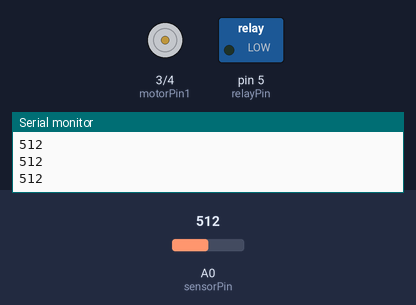
The sketch below on a simulated Arduino Uno, built with avr-gcc and run on an emulated ATmega328P. Shown: motor-driver pin pairs drawn as motors (green arrow = first pin HIGH = forward, orange = second pin HIGH = backward, longer = more drive), switched loads named in the sketch (green lamp = pin HIGH), the last lines printed to the serial monitor. The test bench sets the inputs (shaded band); at power-on: A0 (sensorPin) = 512.

Above: at 1.3 s.
1.4 s: A0 (sensorPin) set to 484
At 2.7 s:
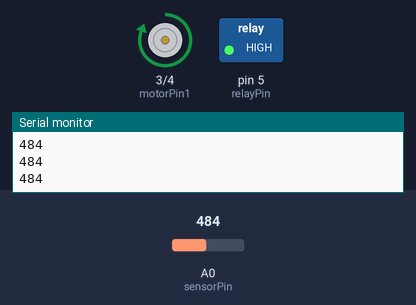
3.0 s: A0 (sensorPin) set to 510
At 3.9 s:
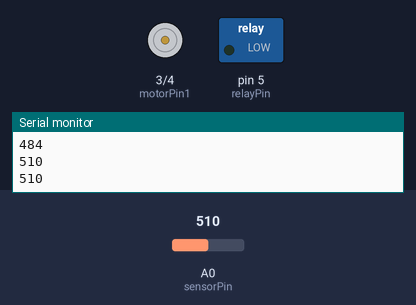
4.5 s: A0 (sensorPin) set to 490
At 5.0 s:
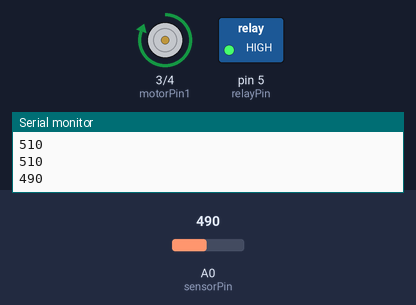
Timing chart, 0 to 7.5 s (numbered marks = the images above; inputs shaded):
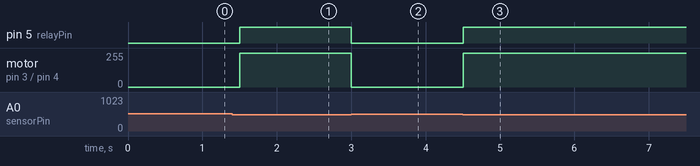

Measured:
- the behaviour switches between 500 and 499 on A0 (sensorPin) (found by bisection; images 0 and 1)
- after the input at 1.4 s, pin 5 (relayPin): LOW → HIGH after 0.10 s; motor on pin 3 (motorPin1) / pin 4 (motorPin2): stopped → forward 255/255 after 0.10 s
- after the input at 3.0 s, pin 5 (relayPin): HIGH → LOW at once; motor on pin 3 (motorPin1) / pin 4 (motorPin2): forward 255/255 → stopped at once
- after the input at 4.5 s, pin 5 (relayPin): LOW → HIGH at once; motor on pin 3 (motorPin1) / pin 4 (motorPin2): stopped → forward 255/255 at once

The sketch:

Sistem_Puente_H_y_Relevador.ino
```cpp
const int motorPin1 = 3;
const int motorPin2 = 4;
const int relayPin = 5;
const int sensorPin = A0;

void setup() {
  pinMode(motorPin1, OUTPUT);
  pinMode(motorPin2, OUTPUT);
  pinMode(relayPin, OUTPUT);
  Serial.begin(9600);
}

void loop() {
  int sensorValue = analogRead(sensorPin);
  Serial.println(sensorValue);

  if (sensorValue < 500) {
    digitalWrite(relayPin, HIGH);
    digitalWrite(motorPin1, HIGH);
    digitalWrite(motorPin2, LOW);
  } else {
    digitalWrite(relayPin, LOW);
    digitalWrite(motorPin1, LOW);
    digitalWrite(motorPin2, LOW);
  }
  delay(500);
}
```
